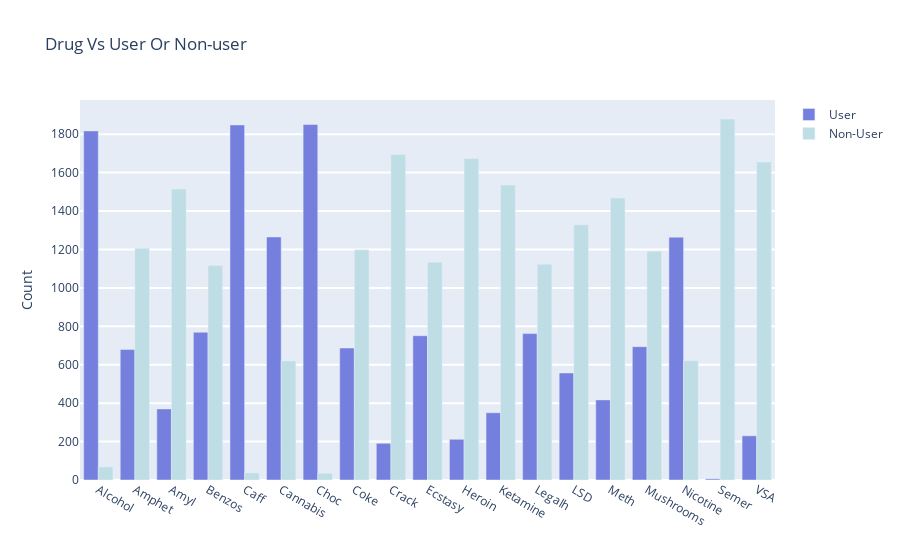

Notebook cell for this chart:
### Code cell
trace1 = go.Bar(
    x=columns,
    y=count_of_users,
    name='User',
    marker = dict(color="rgb(117, 127, 221)")
)
trace2 = go.Bar(
    x=columns,
    y=count_of_non_users,
    name='Non-User',
    marker = dict(color="rgb(191, 221, 229)")
)


data = [trace1, trace2]
layout = go.Layout(
    title= 'Drug Vs User Or Non-user',
    yaxis=dict(title='Count', ticklen=5, gridwidth=2),
    barmode='group'
)

fig = go.Figure(data=data, layout=layout)
py.iplot(fig, filename='grouped-bar')

### Figure 1 — Plotly figure (JSON) as saved in the notebook; plotly's stock layout.template omitted (floating-point values rounded to 4 significant figures)
{"data": [{"marker": {"color": "rgb(117, 127, 221)"}, "name": "User", "type": "bar", "x": ["Alcohol", "Amphet", "Amyl", "Benzos", "Caff", "Cannabis", "Choc", "Coke", "Crack", "Ecstasy", "Heroin", "Ketamine", "Legalh", "LSD", "Meth", "Mushrooms", "Nicotine", "Semer", "VSA"], "y": [1817, 679, 370, 769, 1848, 1265, 1850, 687, 191, 751, 212, 350, 762, 557, 417, 694, 1264, 6, 230]}, {"marker": {"color": "rgb(191, 221, 229)"}, "name": "Non-User", "type": "bar", "x": ["Alcohol", "Amphet", "Amyl", "Benzos", "Caff", "Cannabis", "Choc", "Coke", "Crack", "Ecstasy", "Heroin", "Ketamine", "Legalh", "LSD", "Meth", "Mushrooms", "Nicotine", "Semer", "VSA"], "y": [68, 1206, 1515, 1116, 37, 620, 35, 1198, 1694, 1134, 1673, 1535, 1123, 1328, 1468, 1191, 621, 1879, 1655]}], "layout": {"barmode": "group", "title": {"text": "Drug Vs User Or Non-user"}, "yaxis": {"gridwidth": 2, "ticklen": 5, "title": {"text": "Count"}}}}
